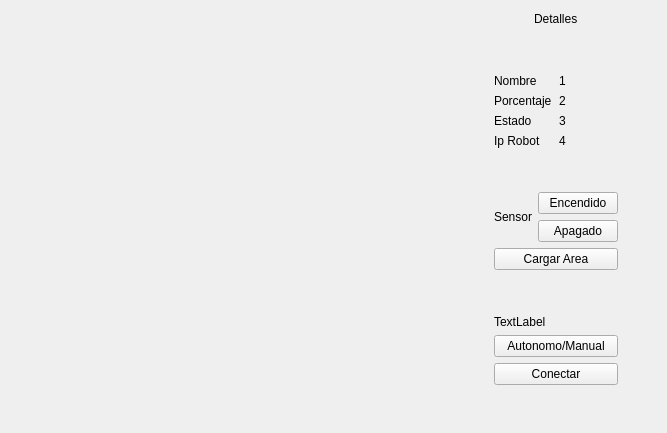
<?xml version="1.0" encoding="UTF-8"?>
<ui version="4.0">
 <class>MainWindow</class>
 <widget class="QMainWindow" name="MainWindow">
  <property name="geometry">
   <rect>
    <x>0</x>
    <y>0</y>
    <width>667</width>
    <height>433</height>
   </rect>
  </property>
  <property name="windowTitle">
   <string>MainWindow</string>
  </property>
  <widget class="QWidget" name="centralwidget">
   <layout class="QGridLayout" name="gridLayout">
    <item row="0" column="0">
     <layout class="QHBoxLayout" name="horizontalLayout_6" stretch="0,1,0,0">
      <item>
       <spacer name="horizontalSpacer_5">
        <property name="orientation">
         <enum>Qt::Horizontal</enum>
        </property>
        <property name="sizeHint" stdset="0">
         <size>
          <width>40</width>
          <height>20</height>
         </size>
        </property>
       </spacer>
      </item>
      <item>
       <layout class="QVBoxLayout" name="verticalLayout_5" stretch="0,1">
        <item>
         <layout class="QVBoxLayout" name="verticalLayout">
          <item>
           <spacer name="verticalSpacer_2">
            <property name="orientation">
             <enum>Qt::Vertical</enum>
            </property>
            <property name="sizeHint" stdset="0">
             <size>
              <width>20</width>
              <height>40</height>
             </size>
            </property>
           </spacer>
          </item>
          <item>
           <layout class="QHBoxLayout" name="horizontalLayout">
            <item>
             <spacer name="horizontalSpacer">
              <property name="orientation">
               <enum>Qt::Horizontal</enum>
              </property>
              <property name="sizeHint" stdset="0">
               <size>
                <width>40</width>
                <height>20</height>
               </size>
              </property>
             </spacer>
            </item>
            <item>
             <widget class="QLabel" name="label">
              <property name="text">
               <string/>
              </property>
             </widget>
            </item>
            <item>
             <spacer name="horizontalSpacer_2">
              <property name="orientation">
               <enum>Qt::Horizontal</enum>
              </property>
              <property name="sizeHint" stdset="0">
               <size>
                <width>40</width>
                <height>20</height>
               </size>
              </property>
             </spacer>
            </item>
           </layout>
          </item>
          <item>
           <spacer name="verticalSpacer">
            <property name="orientation">
             <enum>Qt::Vertical</enum>
            </property>
            <property name="sizeHint" stdset="0">
             <size>
              <width>20</width>
              <height>40</height>
             </size>
            </property>
           </spacer>
          </item>
         </layout>
        </item>
        <item>
         <widget class="QWidget" name="mapa" native="true"/>
        </item>
       </layout>
      </item>
      <item>
       <layout class="QVBoxLayout" name="verticalLayout_7">
        <item>
         <layout class="QHBoxLayout" name="horizontalLayout_3">
          <item>
           <spacer name="horizontalSpacer_3">
            <property name="orientation">
             <enum>Qt::Horizontal</enum>
            </property>
            <property name="sizeHint" stdset="0">
             <size>
              <width>40</width>
              <height>20</height>
             </size>
            </property>
           </spacer>
          </item>
          <item>
           <widget class="QLabel" name="Titulo">
            <property name="text">
             <string>Detalles</string>
            </property>
           </widget>
          </item>
          <item>
           <spacer name="horizontalSpacer_4">
            <property name="orientation">
             <enum>Qt::Horizontal</enum>
            </property>
            <property name="sizeHint" stdset="0">
             <size>
              <width>40</width>
              <height>20</height>
             </size>
            </property>
           </spacer>
          </item>
         </layout>
        </item>
        <item>
         <spacer name="verticalSpacer_5">
          <property name="orientation">
           <enum>Qt::Vertical</enum>
          </property>
          <property name="sizeHint" stdset="0">
           <size>
            <width>20</width>
            <height>40</height>
           </size>
          </property>
         </spacer>
        </item>
        <item>
         <layout class="QHBoxLayout" name="horizontalLayout_4">
          <item>
           <layout class="QVBoxLayout" name="verticalLayout_4">
            <item>
             <widget class="QLabel" name="Nombre">
              <property name="text">
               <string>Nombre</string>
              </property>
             </widget>
            </item>
            <item>
             <widget class="QLabel" name="label_2">
              <property name="text">
               <string>Porcentaje</string>
              </property>
             </widget>
            </item>
            <item>
             <widget class="QLabel" name="label_3">
              <property name="text">
               <string>Estado</string>
              </property>
             </widget>
            </item>
            <item>
             <widget class="QLabel" name="label_4">
              <property name="text">
               <string>Ip Robot</string>
              </property>
             </widget>
            </item>
           </layout>
          </item>
          <item>
           <layout class="QVBoxLayout" name="verticalLayout_3">
            <item>
             <widget class="QLabel" name="Nombre_2">
              <property name="text">
               <string>1</string>
              </property>
             </widget>
            </item>
            <item>
             <widget class="QLabel" name="Porcentaje">
              <property name="text">
               <string>2</string>
              </property>
             </widget>
            </item>
            <item>
             <widget class="QLabel" name="Estado">
              <property name="text">
               <string>3</string>
              </property>
             </widget>
            </item>
            <item>
             <widget class="QLabel" name="IpRobot">
              <property name="text">
               <string>4</string>
              </property>
             </widget>
            </item>
           </layout>
          </item>
         </layout>
        </item>
        <item>
         <spacer name="verticalSpacer_3">
          <property name="orientation">
           <enum>Qt::Vertical</enum>
          </property>
          <property name="sizeHint" stdset="0">
           <size>
            <width>20</width>
            <height>40</height>
           </size>
          </property>
         </spacer>
        </item>
        <item>
         <layout class="QHBoxLayout" name="horizontalLayout_5">
          <item>
           <widget class="QLabel" name="label_5">
            <property name="text">
             <string>Sensor</string>
            </property>
           </widget>
          </item>
          <item>
           <layout class="QVBoxLayout" name="verticalLayout_6">
            <item>
             <widget class="QPushButton" name="Sensor">
              <property name="text">
               <string>Encendido</string>
              </property>
             </widget>
            </item>
            <item>
             <widget class="QPushButton" name="Stop">
              <property name="text">
               <string>Apagado</string>
              </property>
             </widget>
            </item>
           </layout>
          </item>
         </layout>
        </item>
        <item>
         <widget class="QPushButton" name="cargarArea">
          <property name="text">
           <string>Cargar Area</string>
          </property>
         </widget>
        </item>
        <item>
         <spacer name="verticalSpacer_4">
          <property name="orientation">
           <enum>Qt::Vertical</enum>
          </property>
          <property name="sizeHint" stdset="0">
           <size>
            <width>20</width>
            <height>40</height>
           </size>
          </property>
         </spacer>
        </item>
        <item>
         <widget class="QLabel" name="Modo_2">
          <property name="text">
           <string>TextLabel</string>
          </property>
         </widget>
        </item>
        <item>
         <layout class="QHBoxLayout" name="horizontalLayout_2">
          <item>
           <layout class="QVBoxLayout" name="verticalLayout_2">
            <item>
             <widget class="QPushButton" name="Modo">
              <property name="text">
               <string>Autonomo/Manual</string>
              </property>
             </widget>
            </item>
            <item>
             <widget class="QPushButton" name="Conectar">
              <property name="text">
               <string>Conectar</string>
              </property>
             </widget>
            </item>
           </layout>
          </item>
         </layout>
        </item>
        <item>
         <spacer name="verticalSpacer_6">
          <property name="orientation">
           <enum>Qt::Vertical</enum>
          </property>
          <property name="sizeHint" stdset="0">
           <size>
            <width>20</width>
            <height>40</height>
           </size>
          </property>
         </spacer>
        </item>
       </layout>
      </item>
      <item>
       <spacer name="horizontalSpacer_6">
        <property name="orientation">
         <enum>Qt::Horizontal</enum>
        </property>
        <property name="sizeHint" stdset="0">
         <size>
          <width>40</width>
          <height>20</height>
         </size>
        </property>
       </spacer>
      </item>
     </layout>
    </item>
   </layout>
  </widget>
 </widget>
 <resources/>
 <connections/>
</ui>
